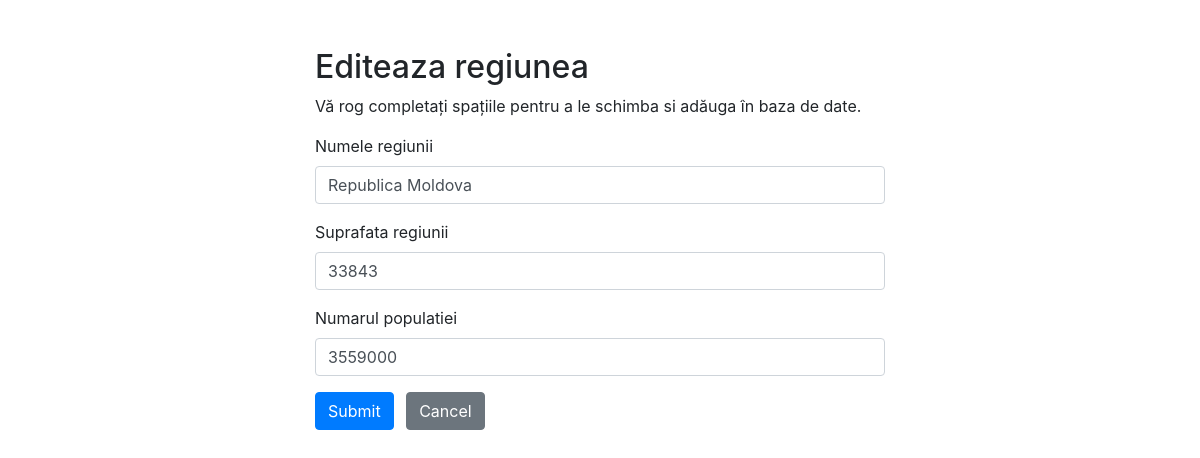
Page /php/update.php?table=1&id=1 on the committed database.
### tables this page shows
CREATE TABLE `regiuni_de_dezvoltare` (
  `id_regiune` int(11) NOT NULL,
  `nume_regiune` varchar(40) NOT NULL,
  `suprafata_regiune` int(11) NOT NULL,
  `nr_populatie` int(11) NOT NULL
);

### php/update_handler.php (called while the page is built, shortened)
<?php
require_once "config.php";
$nume_regiune = $suprafata = $nr_populatie = "";
$nume_regiune_err = $suprafata_err = $nr_populatie_err = "";
if(isset($_POST["id"]) && !empty($_POST["id"]) && intval(trim($_GET["table"])) == 1){
  $id = $_POST["id"];
  $input1 = trim($_POST["nume_regiune"]);
    if(empty($input1)){
        $nume_regiune_err = "Introduceti un nume de regiune";
    } elseif(!filter_var($input1, FILTER_VALIDATE_REGEXP, array("options"=>array("regexp"=>"/^[a-zA-Z\s]+$/")))){
        $nume_regiune_err = "Introduceti un nume de regiune valid";
    } else{
        $nume_regiune = $input1;
    }
    $input2 = trim($_POST["suprafata"]);
    if(empty($input2)){
      $suprafata_err = "Introduceti suprafata regiunii";
  } elseif(!ctype_digit($input2)){
      $suprafata_err = "Introduceti un numar valid";
    } else{
      $suprafata = $input2;
    }
    $input3 = trim($_POST["nr_populatie"]);
    if(empty($input3)){
      $nr_populatie_err = "Introduceti nr. populatiei regiunii";
    } elseif(!ctype_digit($input3)){
      $nr_populatie_err = "Introduceti un numar valid";
    } else{
      $nr_populatie = $input3;
    }
  if(empty($nume_regiune_err) && empty($suprafata_err) && empty($nr_populatie_err)){
      $sql = "UPDATE regiuni_de_dezvoltare SET nume_regiune=?, suprafata_regiune=?, nr_populatie=? WHERE id_regiune=?";
      if($stmt = mysqli_prepare($link, $sql)){
          mysqli_stmt_bind_param($stmt, "sssi", $nume_regiune, $suprafata, $nr_populatie, $id);
          if(mysqli_stmt_execute($stmt)){
              header("location: ../crud.php");
              exit();
          } else{
              echo "Eroare";
          }
      }
      mysqli_stmt_close($stmt);
  }
  mysqli_close($link);
} elseif(isset($_GET["id"]) && !empty(trim($_GET["id"]))  && intval(trim($_GET["table"])) == 1){
    $sql = "SELECT * FROM regiuni_de_dezvoltare WHERE id_regiune = ?";
    if($stmt = mysqli_prepare($link, $sql)){
        mysqli_stmt_bind_param($stmt, "i", $param_id);
        if(mysqli_stmt_execute($stmt)){
            $result = mysqli_stmt_get_result($stmt);
            if(mysqli_num_rows($result) == 1){
                $row = mysqli_fetch_array($result, MYSQLI_ASSOC);
                $nume_regiune = $row["nume_regiune"];
                $suprafata = $row["suprafata_regiune"];
                $nr_populatie = $row["nr_populatie"];
            } else{
                header("location: error.php");
                exit();
            }
        } else{
            echo "Eroare";
        }
    }
  }
?>

### php/create/create_fields.php (the view, shortened to what this page needs)
<?php
if(intval(trim($_GET["table"])) == 1){
$error1_1 = (!empty($nume_regiune_err)) ? 'is-invalid' : '';
$error1_2 = (!empty($suprafata_err)) ? 'is-invalid' : '';
$error1_3 = (!empty($nr_populatie_err)) ? 'is-invalid' : '';
echo'<div class="form-group">';
echo'<label>Numele regiunii</label>';
echo"<input type='text' name='nume_regiune' class='form-control $error1_1' value='$nume_regiune'>";
echo'</div>';
echo'<div class="form-group">';
echo'<label>Suprafata regiunii</label>';
echo"<input name='suprafata' class='form-control $error1_2' value='$suprafata'>";
echo'</div>';
echo'<div class="form-group">';
echo'<label>Numarul populatiei</label>';
echo "<input type='text' name='nr_populatie' class='form-control $error1_3' value='$nr_populatie'>";
echo'</div>';
}
?>

### rows in the picture
regiuni_de_dezvoltare: nume_regiune "Republica Moldova", suprafata "33843", nr_populatie "3559000"
